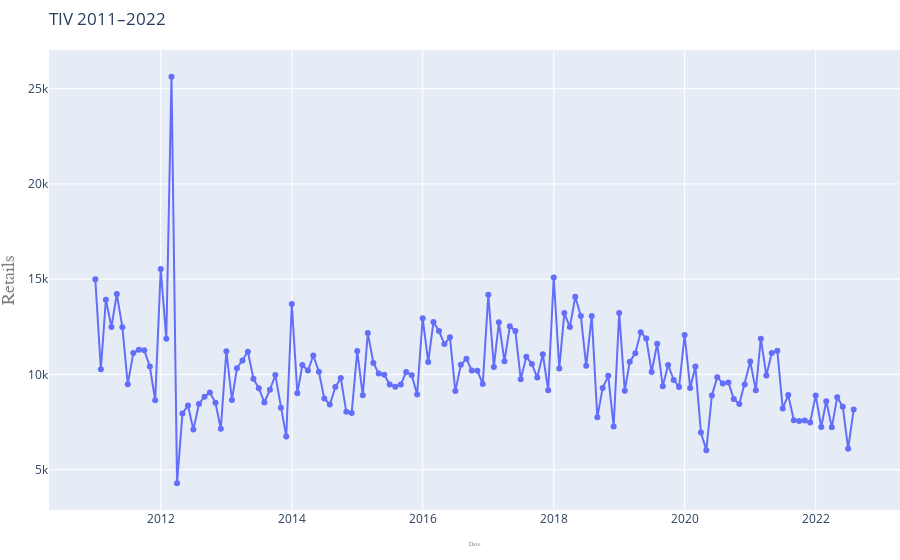

The notebook cell this image was saved under:
### Code cell
import plotly.graph_objs as go
title = dep_var + ' 2011–2022'
fig= go.Figure()
fig.add_trace(go.Scatter(dict(x=df.index, y=df[dep_var], mode='lines+markers', name= 'Cars')))
fig.update_layout(title=go.layout.Title(
 text=title,
 xref='paper',x=0),
 margin=dict(l=10, r=0, t=50, b=50),
 xaxis=go.layout.XAxis(title=go.layout.xaxis.Title(text='Date',font=dict(
 family='Courier New, monospace',
 size=6,
 color='#7f7f7f'))),
 yaxis=go.layout.YAxis(title=go.layout.yaxis.Title(text='Retails',font=dict(
 family='Courier New, monospace',
 size=18,
 color='#7f7f7f'))))
fig.show()

### Figure 1 — Plotly figure (JSON) as saved in the notebook; plotly's stock layout.template omitted (floating-point values rounded to 4 significant figures; data arrays with more than 128 entries replaced by an {"elided": "..."} marker saying what was removed)
{"data": [{"mode": "lines+markers", "name": "Cars", "type": "scatter", "x": {"elided": "140 str values"}, "y": {"elided": "140 int values"}}], "layout": {"margin": {"b": 50, "l": 10, "r": 0, "t": 50}, "title": {"text": "TIV 2011–2022", "x": 0, "xref": "paper"}, "xaxis": {"title": {"font": {"color": "#7f7f7f", "family": "Courier New, monospace", "size": 6}, "text": "Date"}}, "yaxis": {"title": {"font": {"color": "#7f7f7f", "family": "Courier New, monospace", "size": 18}, "text": "Retails"}}}}
